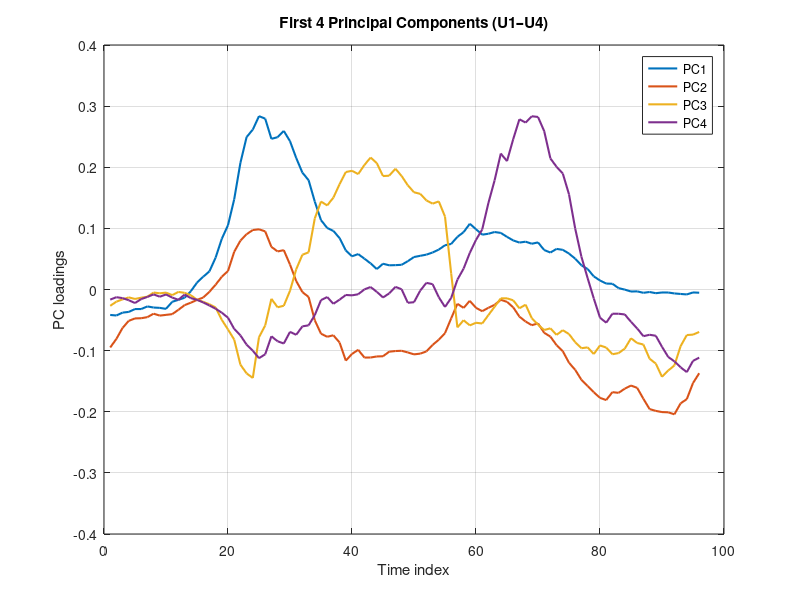
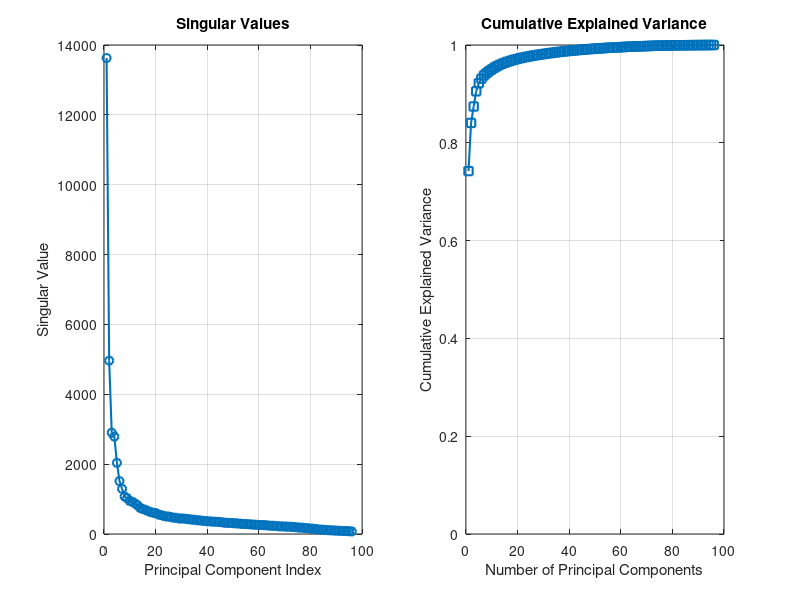
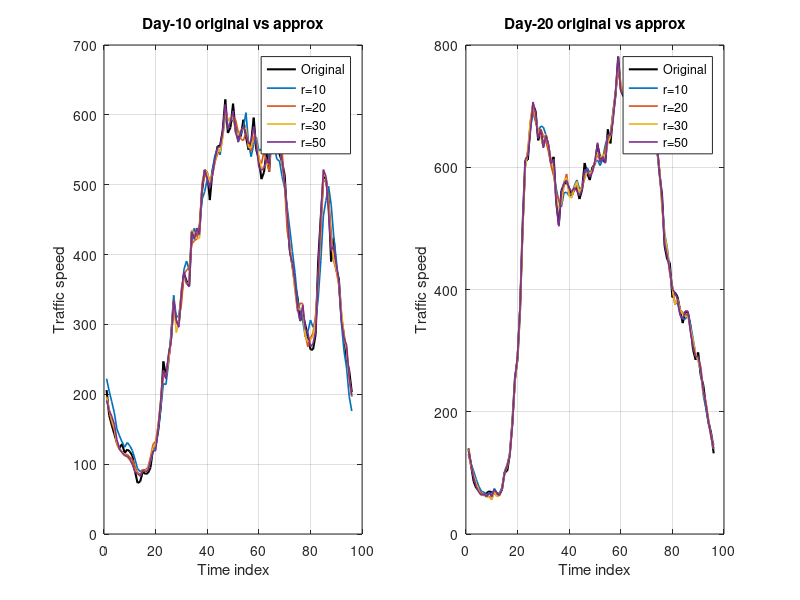
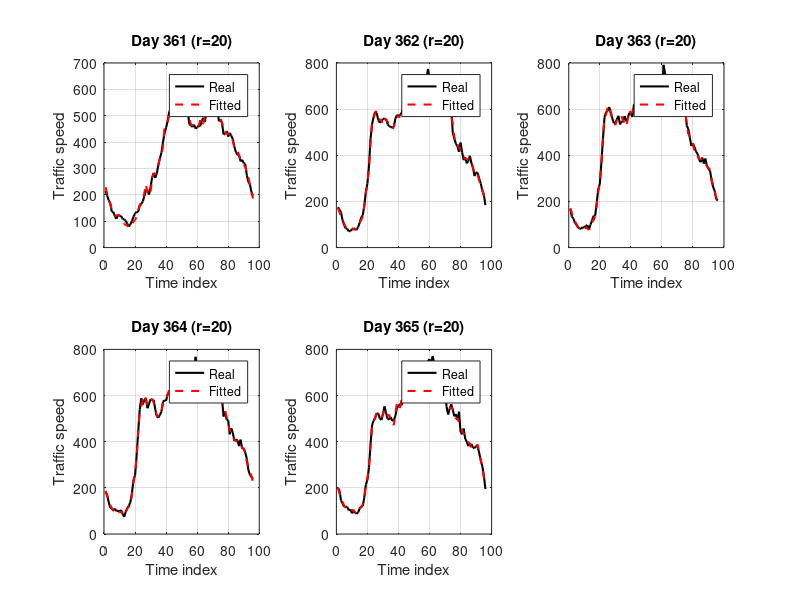

The MATLAB script that drew these images, in order: (Note: this script raises an error after producing the figures.)
%% Q1 — PCA by SVD for first 360 days
data = load("Seattle_traffic_flow.mat").data;

% Take first 360 days
X = data(:,1:360);

% Remove row mean (center each feature)
X = X - mean(X,2);

% SVD
[U,S,V] = svd(X,'econ');

% First 4 PCs
U4 = U(:,1:4);

% Plot PC1–PC4
figure;
plot(U4(:,1),'LineWidth',1.5); hold on;
plot(U4(:,2),'LineWidth',1.5);
plot(U4(:,3),'LineWidth',1.5);
plot(U4(:,4),'LineWidth',1.5);
grid on;
xlabel('Time index');
ylabel('PC loadings');
title('First 4 Principal Components (U1–U4)');
legend('PC1','PC2','PC3','PC4');

%% Q2 — Singular values & Cumulative Explained Variance
clear;clc
data = load("Seattle_traffic_flow.mat").data;
X = data(:,1:360);

% Remove mean
X = X - mean(X,2);

% SVD
[U,S,V] = svd(X,'econ');
singular_values = diag(S);

% Explained variance
explained_variance = singular_values.^2 / sum(singular_values.^2);
cumulative_variance = cumsum(explained_variance);

% Plot
figure;
subplot(1,2,1);
plot(singular_values,'o-','LineWidth',1.5);
xlabel('Principal Component Index');
ylabel('Singular Value');
title('Singular Values');
grid on;

subplot(1,2,2);
plot(cumulative_variance,'s-','LineWidth',1.5);
xlabel('Number of Principal Components');
ylabel('Cumulative Explained Variance');
title('Cumulative Explained Variance');
ylim([0 1]); grid on;

%% Q3 — Low rank approximation of Day-10 and Day-20
clear;clc
data = load("Seattle_traffic_flow.mat").data;

X = data(:,1:360);
mu = mean(X,2);
X = X - mu;
[U,S,V] = svd(X,'econ');

r_values = [10,20,30,50];
day10_orig = data(:,10);
day20_orig = data(:,20);

figure;
subplot(1,2,1);
plot(day10_orig,'k-','LineWidth',1.5); hold on;
for r = r_values
    Xr = U(:,1:r)*S(1:r,1:r)*V(:,1:r)' + mu;
    plot(Xr(:,10),'LineWidth',1.2);
end
xlabel('Time index');
ylabel('Traffic speed');
title('Day-10 original vs approx');
legend('Original','r=10','r=20','r=30','r=50');
grid on;

subplot(1,2,2);
plot(day20_orig,'k-','LineWidth',1.5); hold on;
for r = r_values
    Xr = U(:,1:r)*S(1:r,1:r)*V(:,1:r)' + mu;
    plot(Xr(:,20),'LineWidth',1.2);
end
xlabel('Time index');
ylabel('Traffic speed');
title('Day-20 original vs approx');
legend('Original','r=10','r=20','r=30','r=50');
grid on;

%% Q4 — Fit the last five days using r=20
clear;clc
data = load("Seattle_traffic_flow.mat").data;

Xtrain = data(:,1:360);
Xtest  = data(:,361:365);
mu = mean(Xtrain,2);
Xc = Xtrain - mu;
[U,S,V] = svd(Xc,'econ');

r = 20;
U_r = U(:,1:r);

Xtest_c = Xtest - mu;
Xtest_hat = U_r * (U_r' * Xtest_c) + mu;

figure;
for i = 1:5
    subplot(2,3,i);
    plot(Xtest(:,i),'k-','LineWidth',1.5); hold on;
    plot(Xtest_hat(:,i),'r--','LineWidth',1.5);
    xlabel('Time index');
    ylabel('Traffic speed');
    title(['Day ',num2str(360+i),' (r=20)']);
    legend('Real','Fitted');
    grid on;
end
sgtitle('Last 5 days reconstruction (r=20)');

%% Q5 — Projection onto first 4 PCs and scatter plot
clear;clc
data = load("Seattle_traffic_flow.mat").data;

X = data(:,1:360)';      % 360 x 96
Xc = X - mean(X,1);      % mean-centered
[U,S,V] = svd(Xc,'econ');
projection = Xc * V(:,1:4);
projection = projection'; % 4 x 360

figure;
i0=1;
for ii=1:3
    for jj=ii+1:4
        subplot(2,3,i0); hold on
        for kk=1:7
            scatter(projection(ii,kk:7:end),projection(jj,kk:7:end),12,'filled');
        end
        legend("weekday 1","weekday 2","weekday 3","weekday 4", ...
               "weekday 5","weekday 6","weekday 7",'Location',"best");
        xlabel("PC#"+num2str(ii));
        ylabel("PC#"+num2str(jj));
        grid on; box on;
        set(gca,'LineWidth',1.2,'FontName','Times','FontSize',12);
        hold off
        i0=i0+1;
    end
end
sgtitle('Projection onto first 4 PCs (mean-centered)');

%% Q6 — PCA with ALS (Day-10 & Day-20 reconstruction)
clear;clc
load('Seattle_traffic_flow.mat');  % data (96x365), mdata

[coeff1,~,~,~,~,~] = pca(mdata','Algorithm','als');  % ALS PCA
[coeff,~,~,~,~,~]  = pca(data');                     % Full PCA
angle_val = subspace(coeff, coeff1);
fprintf('Subspace angle (full vs ALS) = %.2e radians\n', angle_val);

train = data(:,1:360);
test  = data(:,[10 20]);
r_values = [10,20,30,50];

figure;
for i=1:length(r_values)
    r = r_values(i);

    % --- PCA reconstruction ---
    ave_data = mean(train,2);
    train_c = train - ave_data*ones(1,size(train,2));
    test_c  = test  - ave_data*ones(1,size(test,2));

    [~,~,V] = svd(train_c');
    rec_c = test_c' * V(:,1:r) * V(:,1:r)'; 
    rec   = rec_c' + ave_data*ones(1,size(test,2));

    % Plot
    subplot(2,2,i);
    plot(test(:,1),'k-','LineWidth',1.5); hold on;
    plot(rec(:,1),'r--','LineWidth',1.5);
    plot(test(:,2),'b-','LineWidth',1.5);
    plot(rec(:,2),'g--','LineWidth',1.5);
    xlabel('Time index');
    ylabel('Traffic speed');
    title(['Reconstruction with r=',num2str(r)]);
    legend('Day10 real','Day10 rec','Day20 real','Day20 rec','Location','best');
    grid on;
end
sgtitle('Day-10 & Day-20 reconstruction using truncated PCA (ALS verified)');




